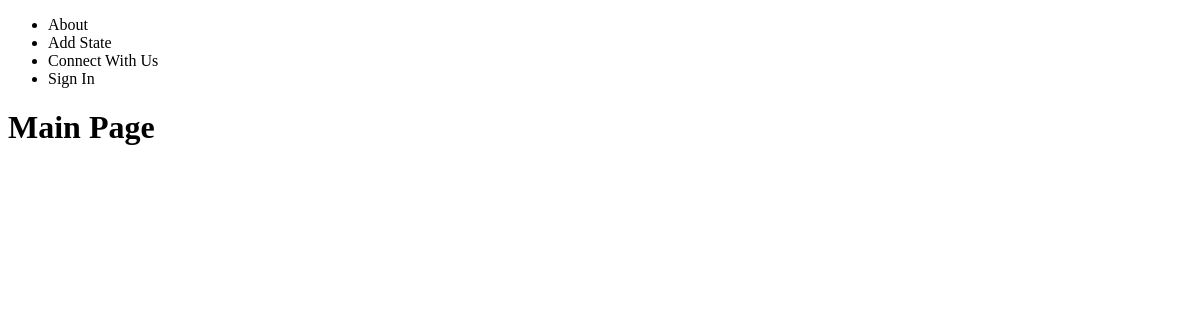
Before: / with the older database file.
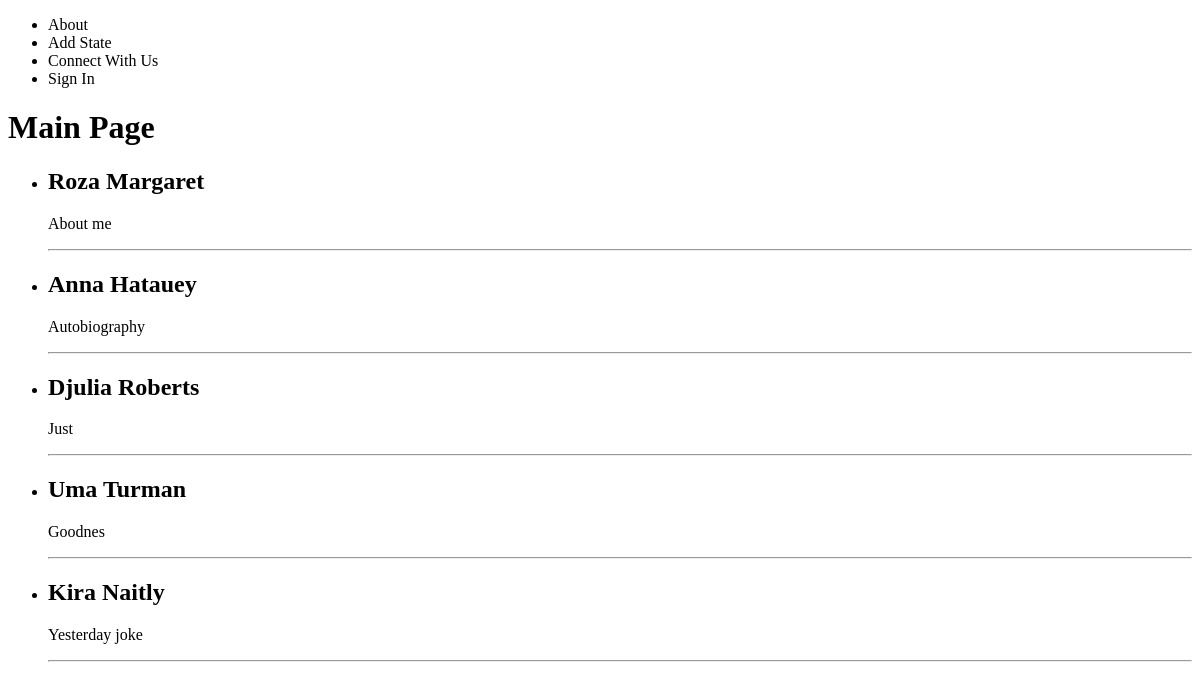
After: the same page with the newer database file.
### women/models.py (models this page shows, shortened)
class Women(models.Model):
    title = models.CharField(max_length=255)
    content = models.TextField(blank=True)
    photo = models.ImageField(upload_to="photos/%Y/%m/%d")
    time_create = models.DateTimeField(auto_now_add=True)
    time_update = models.DateTimeField(auto_now=True)
    is_published = models.BooleanField(default=True)

### women/views.py (the view)
# urls.py: path('', index, name='home'),
def index(request): #HttpRequest
    posts = Women.objects.all()
    return render(request, 'women/index.html', {'posts' : posts, 'menu' : menu, 'title' : 'Main Page'})

### women/templates/women/index.html
{% extends 'women/base.html' %}
{% block content %}
<h1>{{ title }}</h1>
<ul>
    {% for i in posts %}
    <li>
        <h2>{{ i.title }}</h2>
        <p>{{ i.content }}</p>
        <hr>
    </li>
    {% endfor %}
</ul>
{% endblock %}

### women/templates/women/base.html (shortened to what this page needs)
<!DOCTYPE html>
<html lang="en">
<head>
</head>
<body>
{% block mainmenu %}
<ul>
  {% for i in menu %}
    <li>{{ i }}</li>
  {% endfor %}
</ul>
{% endblock mainmenu %}
{% block content %}
{% endblock %}
</body>
</html>

Changed rows visible on the page:
added Women: title "Roza Margaret", content "About me"
added Women: title "Anna Hatauey", content "Autobiography"
added Women: title "Djulia Roberts", content "Just"
added Women: title "Uma Turman", content "Goodnes"
added Women: title "Kira Naitly", content "Yesterday joke"
